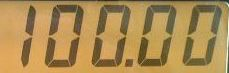
#> input picture test/100A00.jpg, 229 x 73 px; its folder holds only this picture in this run
$ python recognize_sevensegment.py   (older library calls are emulated)
#> lines starting #> are read from the running program, lines starting #| are printed output that depends on the picture; after the words box and inside, x2 and y2 are one past the last pixel; in counts of white or black regions, pixels touching at a corner belong together
import os
from imutils import contours
import imutils
import cv2
import numpy as np

# Define the dictionary of digit 7-segment
DIGITS_LOOKUP = {
    #(0, 1, 2, 3, 4, 5, 6)
    (1, 1, 1, 0, 1, 1, 1): 0,
    (0, 0, 1, 0, 0, 1, 0): 1,
    (1, 0, 1, 1, 1, 0, 1): 2,
    (1, 0, 1, 1, 0, 1, 1): 3,
    (0, 1, 1, 1, 0, 1, 0): 4,
    (1, 1, 0, 1, 0, 1, 1): 5,
    (1, 1, 0, 1, 1, 1, 1): 6,
    (0, 1, 0, 1, 1, 1, 1): 6,
    (1, 1, 1, 0, 0, 1, 0): 7,
    (1, 0, 1, 0, 0, 1, 0): 7,
    (1, 1, 1, 1, 1, 1, 1): 8,
    (1, 1, 1, 1, 0, 1, 1): 9,
    (1, 1, 1, 1, 0, 1, 0): 9
}
# get the current direcoty
CWD = os.getcwd()

def load_image(path):
    # load the image
#> called with path = 'test/100A00.jpg'
    image = cv2.imread(path)
#> image is the input picture: shape (73, 229, 3); mean B, G, R 82.3, 139.5, 172

    # print('image shape: {}'.format(image.shape))
    return image

def preprocessing(image, height=100, kernel=(5, 5)):
    # pre-processing the image
    # resizing, grayscaling, blurring, and edge map
#> called with height = 100, kernel = (7, 7)
    image = imutils.resize(image, height=height)
#> image: shape (100, 313, 3)
    gray = cv2.cvtColor(image, cv2.COLOR_BGR2GRAY)
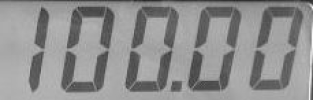
#> gray: shape (100, 313); min 38, max 250, mean 142.6
    blurred = cv2.GaussianBlur(gray, kernel, 0)

    # print('image shape resized: {}'.format(image.shape))
    return image, blurred

# [19 lines left out: function get_threshold, not called in this run]

def get_adaptive_threshold(blurred):
    # apply CLAHE
    # (Contrast Limited Adaptive Histogram Equalization)
    clahe = cv2.createCLAHE(clipLimit=2, tileGridSize=(6, 6))
    blurred = clahe.apply(blurred)
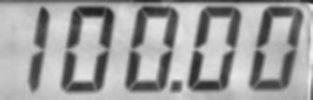
#> blurred: shape (100, 313); min 31, max 241, mean 157.7

    # apply adaptive threshold
    threshold = cv2.adaptiveThreshold(
        blurred, 255,
        cv2.ADAPTIVE_THRESH_GAUSSIAN_C, cv2.THRESH_BINARY_INV,
        127, 10)
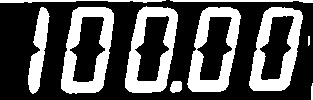
#> threshold: shape (100, 313); 32.9% white; 10 white regions (1 under 20 px), largest, box (x1, y1, x2, y2) and area: (61, 7, 114, 94) 2247, (125, 6, 178, 93) 2152, (249, 7, 303, 91) 2098

    # get structuring element
    # kernel = cv2.getStructuringElement(cv2.MORPH_CROSS, (5, 5))
    kernel = cv2.getStructuringElement(cv2.MORPH_ELLIPSE, (1, 5))

    # perform morphological transformation
    threshold = cv2.morphologyEx(threshold, cv2.MORPH_OPEN, kernel)
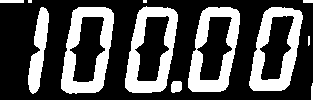
#> threshold: shape (100, 313); 31.3% white; 12 white regions (3 under 20 px)
    return threshold

# [23 lines left out: function normalize_angle, not called in this run]

def find_digits(threshold, image):
    #find contours in the threshold image
    cnts = cv2.findContours(
        threshold.copy(),
        cv2.RETR_EXTERNAL,
        cv2.CHAIN_APPROX_SIMPLE
    )
#> cnts = 12 contours, 5 with area under 20; largest, box (x1, y1, x2, y2) and area: (61, 7, 114, 94) 3535, (125, 6, 178, 93) 3422, (188, 7, 240, 92) 3293, (249, 7, 303, 91) 3252, (28, 7, 49, 94) 860, (171, 81, 182, 93) 98, (0, 0, 24, 3) 46
    cnts = cnts[0] if imutils.is_cv2() else cnts[1]
    digitsCnts = []
    # print('cnts: {}'.format(cnts))

    # loop over the digit area candidates
    for c in cnts:
        # bounding boxx
        (x, y, w, h) = cv2.boundingRect(c)
        # print('x, y, w, h: {}'.format((x, y, w, h)))

        # get the digit of the contours
        if w >= 10 and (h >= 60 and h <= 100):
            digitsCnts.append(c)
            cv2.rectangle(image, (x, y), (x+w, y+h), (0, 255, 0), 1)

        '''
        if h >= 70 and h <= 90:
            if w <= 20:
                digitsCnts.append(c)
                cv2.rectangle(
                    image, (x, y), (x+w, y+h), (0, 255, 0), 1
                )
            elif w >= 30 and w <= 60:
                digitsCnts.append(c)
                cv2.rectangle(
                    image, (x, y), (x+w, y+h), (0, 255, 0), 1
                )
        '''
#> this loop made 12 passes
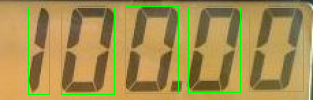
#> image: shape (100, 313, 3); mean of channels 0, 1, 2 78.4, 143.7, 163.9; drawn as B, G, R
#> after the loop, digitsCnts = 5 contours; box (x1, y1, x2, y2) and area: (61, 7, 114, 94) 3535, (125, 6, 178, 93) 3422, (188, 7, 240, 92) 3293, (249, 7, 303, 91) 3252, (28, 7, 49, 94) 860

    # print('digits contours detected : {}'.format(len(digitsCnts)))

    # if digits not found throw assertion error
    # assert len(digitsCnts) > 0, "Failed to find digit's position"

    # sort the contours from left-to-right
    if digitsCnts:
        digitsCnts = contours.sort_contours(
            digitsCnts,
            method="left-to-right"
        )[0]
    return digitsCnts

def recognize_digits(image, threshold, digitsCnts):
    digits = []

    # loop over each of the digits
    for c in digitsCnts:
        # extract the digit ROI
        (x, y, w, h) = cv2.boundingRect(c)

        # get region of interest (roi) from threshold image
        roi = threshold[y : y+h, x : x+w]
        # print('roi: {}'.format(roi))

        # normalize the angle of the roi
        # roi = normalize_angle(roi)

        if w <= 30:
            on = [0, 0, 1, 0, 0, 1, 0]
        else:
            # compute the width and height of each the 7 segments
            (roiH, roiW) = roi.shape
            (dW, dH) = (int(roiW * 0.25), int(roiH * 0.15))
            #(dW, dH) = (int(roiW * 0.4), int(roiH * 0.15))
            dHC = int(roiH * 0.05)

            # print('roi shape: {}'.format(roi.shape))
            # print('dw, dh: {}'.format((dW, dH)))
            # print('dHC: {}'.format(dHC))

            # define the set of 7 segments
            segments = [
                ((0, 0), (w, dH)),          # top
                ((0, 0), (dW, h // 2)),     # top-left
                ((w - dW, 0), (w, h // 2)), # top-right
                ((0, (h // 2) - dHC), (w, (h // 2) + dHC)),  # center
                ((0, h // 2), (dW, h)),     # bottom-left
                ((w - dW, h // 2), (w, h)), # bottom-right
                ((0, h -dH), (w, h))        # bottom
            ]

            # prepare the key of digit
            on = [0] * len(segments)

            # loop over the segments
            for (i, ((xA, yA), (xB, yB))) in enumerate(segments):
                # extract the segment ROI
                segROI = roi[yA:yB, xA:xB]

                # count the total of thresholded pixel in the segment
                total = cv2.countNonZero(segROI)
                area = (xB - xA) * (yB - yA)

                # if total number of non-zero pixel is greater
                # than 50% of the area, mark the segment as on
                if total / float(area) > 0.4:
                    on[i] = 1
        # print(on)

        # lookup the digit
        if tuple(on) in DIGITS_LOOKUP.keys():
            digit = DIGITS_LOOKUP[tuple(on)]
            digits.append(digit)

            # draw roi on the image
            cv2.rectangle(
                image, (x, y), (x+w, y+h), (0, 255, 0), 1
            )
            cv2.putText(
                image, str(digit), (x, y+15),
                cv2.FONT_HERSHEY_SIMPLEX, 0.5,
                (0, 255, 0), 1
            )
#> this loop made 5 passes
#> (x, y, w, h, roiH, roiW, dH) on passes 2 to 5: (61, 7, 53, 87, 87, 53, 13), (125, 6, 53, 87, 87, 53, 13), (188, 7, 52, 85, 85, 52, 12), (249, 7, 54, 84, 84, 54, 12)
#> (x, y, w, h, digit) on pass 1: (28, 7, 21, 87, 1)
#> pass 1, in recognize_digits, `roi = threshold[y : y+h, x : x+w]`:
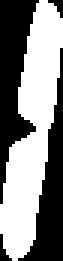
#> roi: shape (87, 21) (shown 3 times larger); 52.1% white; 4 black regions (2 under 20 px), largest, box (x1, y1, x2, y2) and area: (0, 0, 13, 68) 455, (6, 16, 21, 87) 391
#> pass 3, in recognize_digits, `roi = threshold[y : y+h, x : x+w]`:
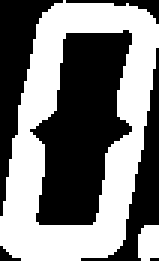
#> roi: shape (87, 53) (shown 3 times larger); 48.2% white; 2 white regions, box (x1, y1, x2, y2) and area: (0, 0, 53, 87) 2145, (46, 75, 53, 87) 76
#> after the loop: image: shape (100, 313, 3); 0.04% of pixels changed, all inside (x1, y1, x2, y2) = (31, 12, 35, 23)
#> after the loop, digits = [1]
    return digits

def test_datatest(img_path):
    detected = {}
    for img in os.listdir(os.path.join(CWD, img_path)):
        digits = process(os.path.join(CWD, img_path, img))
        detected[img] = digits
    print(detected)

def process(img_name):
    image = load_image(img_name)
    image, blurred = preprocessing(image, kernel=(7, 7))
    # threshold = get_threshold(blurred)
    threshold = get_adaptive_threshold(blurred)
    digitsCnts = find_digits(threshold, image)
    digits = recognize_digits(image, threshold, digitsCnts)
#> digits = [1]

    print('Digits : {}'.format(digits))
#| Digits : [1]
    # [4 lines of commented-out code are left out]
    return digits

if __name__ == '__main__':
    # directory of data test
    image_test_path = 'test'

    # use for test in all data test
    test_datatest(image_test_path)
#| {'100A00.jpg': [1]}

    # use for single test image
    # main(os.path.join(CWD, image_test_path, '100A00.jpg'))

$ run again, on test/15A249.png
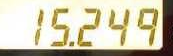
#> input picture test/15A249.png, 173 x 56 px
#> in load_image, image is the input picture: shape (56, 173, 3); mean B, G, R 175.3, 199.9, 205.8
#> in get_adaptive_threshold, `threshold = cv2.morphologyEx(threshold, cv2.MORPH_OPEN, kernel)`:
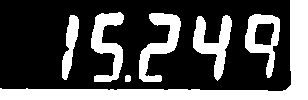
#> threshold: shape (100, 308); 32.1% white; 7 white regions
#> cnts = 7 contours; box (x1, y1, x2, y2) and area: (0, 0, 308, 100) 4468, (245, 14, 280, 78) 1248, (139, 13, 181, 82) 1045, (91, 12, 124, 82) 1022, (193, 15, 232, 81) 998, (62, 15, 79, 80) 509, (125, 75, 131, 82) 28
#> the loop in find_digits, `for c in cnts:` made 7 passes
#> (x, y, w, h) on passes 1 to 7: (125, 75, 6, 7), (193, 15, 39, 66), (62, 15, 17, 65), (245, 14, 35, 64), (139, 13, 42, 69), (91, 12, 33, 70), (0, 0, 308, 100)
#> after the loop in find_digits, `for c in cnts:`: digitsCnts = 6 contours; box (x1, y1, x2, y2) and area: (0, 0, 308, 100) 4468, (245, 14, 280, 78) 1248, (139, 13, 181, 82) 1045, (91, 12, 124, 82) 1022, (193, 15, 232, 81) 998, (62, 15, 79, 80) 509
#> the loop in recognize_digits, `for c in digitsCnts:` made 6 passes
#> (x, y, w, h, roiH, roiW, dW, dH) on pass 3: (91, 12, 33, 70, 70, 33, 8, 10)
#> after the loop in recognize_digits, `for c in digitsCnts:`:
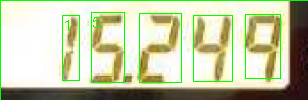
#> image: shape (100, 308, 3); mean of channels 0, 1, 2 165.5, 200.8, 194.6; drawn as B, G, R
#> after the loop in recognize_digits, `for c in digitsCnts:`: digits = [1, 5]
#| Digits : [1, 5]
#| {'15A249.png': [1, 5]}

$ run again, on test/17A252.png
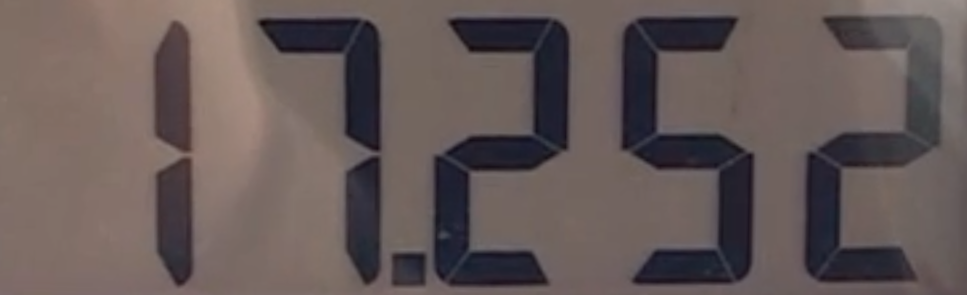
#> input picture test/17A252.png, 967 x 295 px
#> in load_image, image is the input picture: shape (295, 967, 3); mean B, G, R 88.1, 89.5, 101.7
#> in get_adaptive_threshold, `threshold = cv2.morphologyEx(threshold, cv2.MORPH_OPEN, kernel)`:
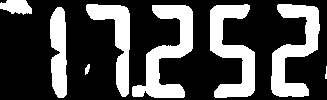
#> threshold: shape (100, 327); 30.3% white; 8 white regions (1 under 20 px)
#> cnts = 8 contours, 1 with area under 20; largest, box (x1, y1, x2, y2) and area: (132, 5, 193, 98) 2160, (210, 4, 255, 98) 2010, (271, 4, 320, 97) 1985, (86, 4, 130, 97) 1442, (50, 7, 67, 98) 1144, (0, 0, 32, 15) 312, (85, 64, 90, 75) 24
#> the loop in find_digits, `for c in cnts:` made 8 passes
#> (x, y, w, h) on passes 1 to 8: (325, 66, 2, 13), (85, 64, 5, 11), (50, 7, 17, 91), (132, 5, 61, 93), (271, 4, 49, 93), (210, 4, 45, 94), (86, 4, 44, 93), (0, 0, 32, 15)
#> after the loop in find_digits, `for c in cnts:`: digitsCnts = 5 contours; box (x1, y1, x2, y2) and area: (132, 5, 193, 98) 2160, (210, 4, 255, 98) 2010, (271, 4, 320, 97) 1985, (86, 4, 130, 97) 1442, (50, 7, 67, 98) 1144
#> the loop in recognize_digits, `for c in digitsCnts:` made 5 passes
#> (x, y, w, h, roiH, roiW, dW, dH) on passes 2, 4, 5: (86, 4, 44, 93, 93, 44, 11, 13), (210, 4, 45, 94, 94, 45, 11, 14), (271, 4, 49, 93, 93, 49, 12, 13)
#> after the loop in recognize_digits, `for c in digitsCnts:`:
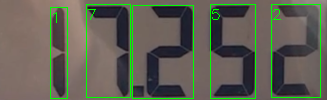
#> image: shape (100, 327, 3); mean of channels 0, 1, 2 83.8, 96.4, 96.7; drawn as B, G, R
#> after the loop in recognize_digits, `for c in digitsCnts:`: digits = [1, 7, 5, 2]
#| Digits : [1, 7, 5, 2]
#| {'17A252.png': [1, 7, 5, 2]}

$ run again, on test/18A105.jpg
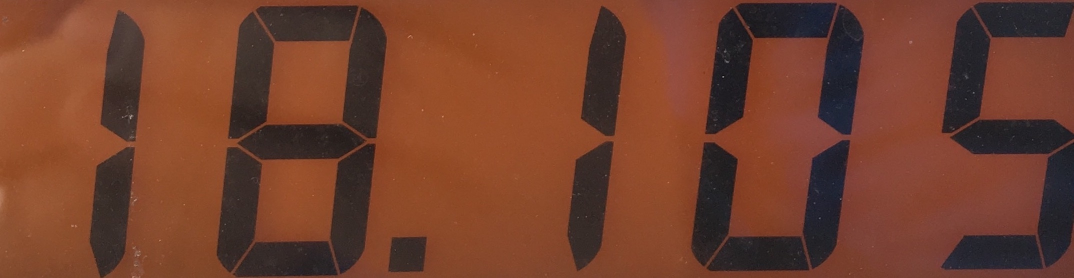
#> input picture test/18A105.jpg, 2147 x 555 px (shown at 1/2 size)
#> in load_image, image is the input picture: shape (555, 2147, 3); mean B, G, R 45, 64.2, 115.6
#> cnts = 9 contours; largest, box (x1, y1, x2, y2) and area: (78, 0, 140, 100) 5010, (248, 0, 311, 99) 2890, (339, 0, 386, 98) 2110, (203, 0, 226, 98) 1140, (31, 53, 49, 100) 606
#> the loop in find_digits, `for c in cnts:` made 9 passes
#> (x, y, w, h) on passes 1 to 8: (140, 84, 14, 15), (0, 57, 8, 7), (31, 53, 18, 47), (36, 3, 17, 48), (339, 0, 47, 98), (248, 0, 63, 99), (203, 0, 23, 98), (78, 0, 62, 100)
#> after the loop in find_digits, `for c in cnts:`: digitsCnts = 4 contours; box (x1, y1, x2, y2) and area: (78, 0, 140, 100) 5010, (248, 0, 311, 99) 2890, (339, 0, 386, 98) 2110, (203, 0, 226, 98) 1140
#> the loop in recognize_digits, `for c in digitsCnts:` made 4 passes
#> (x, w, h, roiH, roiW, dW, dH, dHC) on passes 1, 3, 4: (78, 62, 100, 100, 62, 15, 15, 5), (248, 63, 99, 99, 63, 15, 14, 4), (339, 47, 98, 98, 47, 11, 14, 4)
#> after the loop in recognize_digits, `for c in digitsCnts:`:
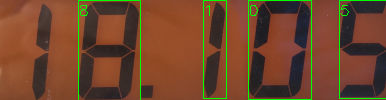
#> image: shape (100, 386, 3); mean of channels 0, 1, 2 43.7, 69.6, 111.9; drawn as B, G, R
#> after the loop in recognize_digits, `for c in digitsCnts:`: digits = [8, 1, 0, 5]
#| Digits : [8, 1, 0, 5]
#| {'18A105.jpg': [8, 1, 0, 5]}
